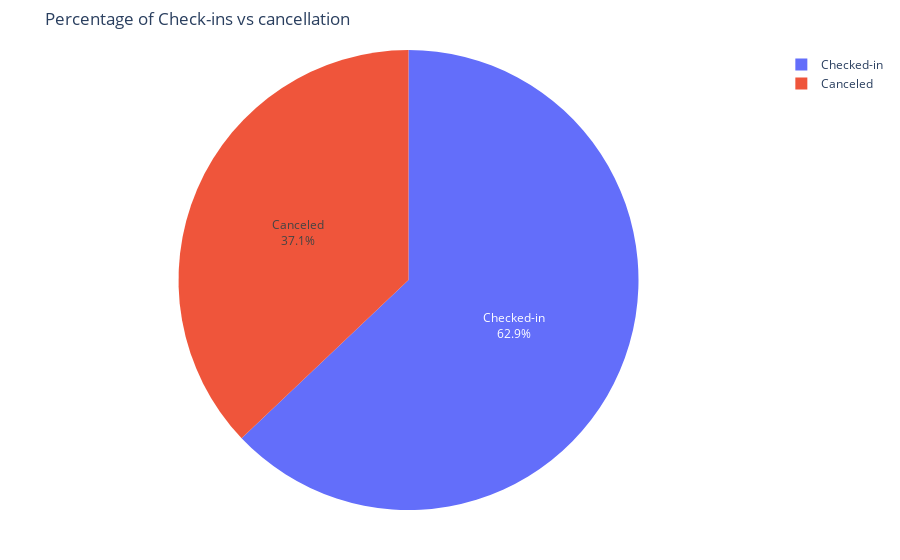

The notebook cell saved with this chart:
### Code cell
# Plot PieChart with Ploty library
f1 = px.pie(values= percentage, names= pielabels, title="Percentage of Check-ins vs cancellation")
f1.update_traces(textposition="inside", textinfo="percent+label")
f1.update_layout(margin={"r":50,"t":50,"l":50,"b":50})
f1.show()

### Figure 1 — Plotly figure (JSON) as saved in the notebook; plotly's stock layout.template omitted (floating-point values rounded to 4 significant figures)
{"data": [{"domain": {"x": [0, 1], "y": [0, 1]}, "hovertemplate": "label=%{label}<br>value=%{value}<extra></extra>", "labels": ["Checked-in", "Canceled"], "legendgroup": "", "name": "", "showlegend": true, "textinfo": "percent+label", "textposition": "inside", "type": "pie", "values": [62.92, 37.08]}], "layout": {"legend": {"tracegroupgap": 0}, "margin": {"b": 50, "l": 50, "r": 50, "t": 50}, "title": {"text": "Percentage of Check-ins vs cancellation"}}}
